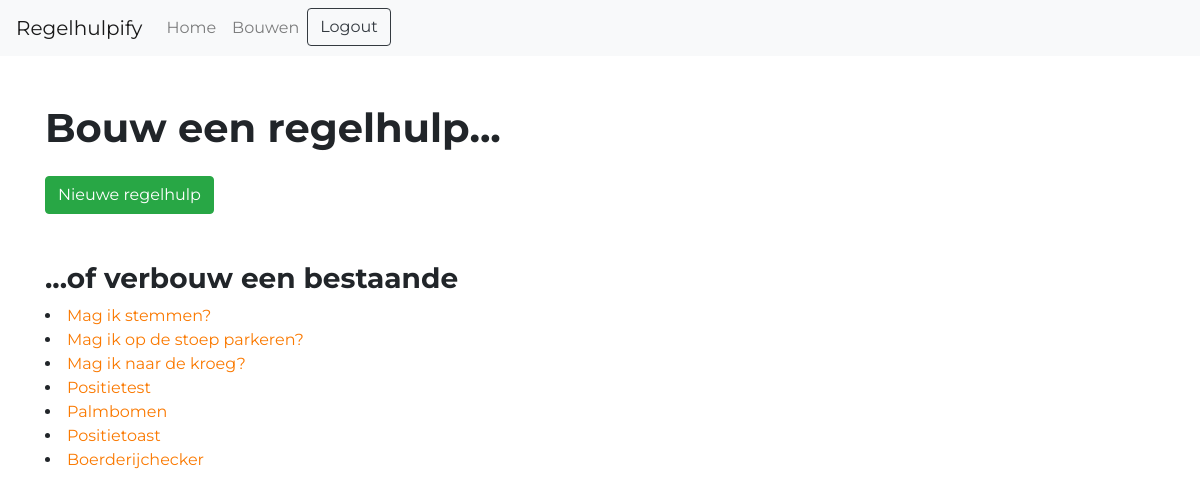
Page /builder/ (signed in) on the committed database.
### regelhulpify/models.py (models this page shows, shortened)
class Tool(models.Model):
    owner = models.ForeignKey(User, on_delete=models.SET_DEFAULT, default=1)
    name = models.CharField(max_length=128, unique=True)
    desc = models.CharField(max_length=1024)
    img = models.URLField(max_length=1024, null=True, blank=True)
    shorturl = models.SlugField(max_length=64, unique=True, null=True, blank=True)

### regelhulpify/views.py (the view)
# urls.py: path("builder/", views.builder, name="builder"),
@login_required
def builder(request):
    context = {'tools': Tool.objects.all()}
    return render(request, 'regelhulpify/builder.html', context)

### regelhulpify/context_processors.py (called while the page is built)
def login_form(request):
    return {
        'login_form': AuthenticationForm()
    }

### regelhulpify/templates/regelhulpify/builder.html
{% extends 'regelhulpify/base.html' %}
{% block content %}
    <h1 class="">Bouw een regelhulp...</h1>
    <a href="{% url 'newtool' %}" class="btn btn-success mt-3">Nieuwe regelhulp</a>
    <h3 class="mt-5">...of verbouw een bestaande</h3>
    <div>
        {% for tool in tools %}
        <li>
            <a href="{% url 'builder_tool' tool.id %}" >{{ tool.name }}</a>
        </li>
        {% endfor %}
    </div>
{% endblock %}

### rows in the picture
Tool: name "Mag ik stemmen?"
Tool: name "Mag ik op de stoep parkeren?"
Tool: name "Mag ik naar de kroeg?"
Tool: name "Positietest"
Tool: name "Palmbomen"
Tool: name "Positietoast"
Tool: name "Boerderijchecker"
